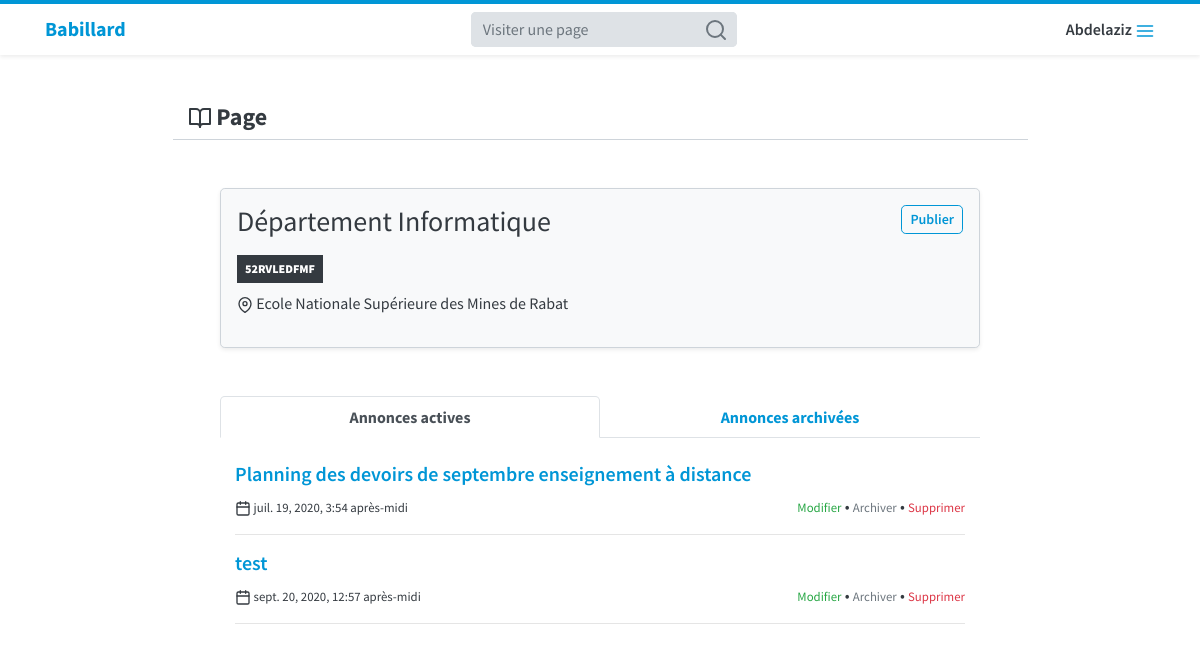
Before: /page/8/ (signed in) with the older database file.
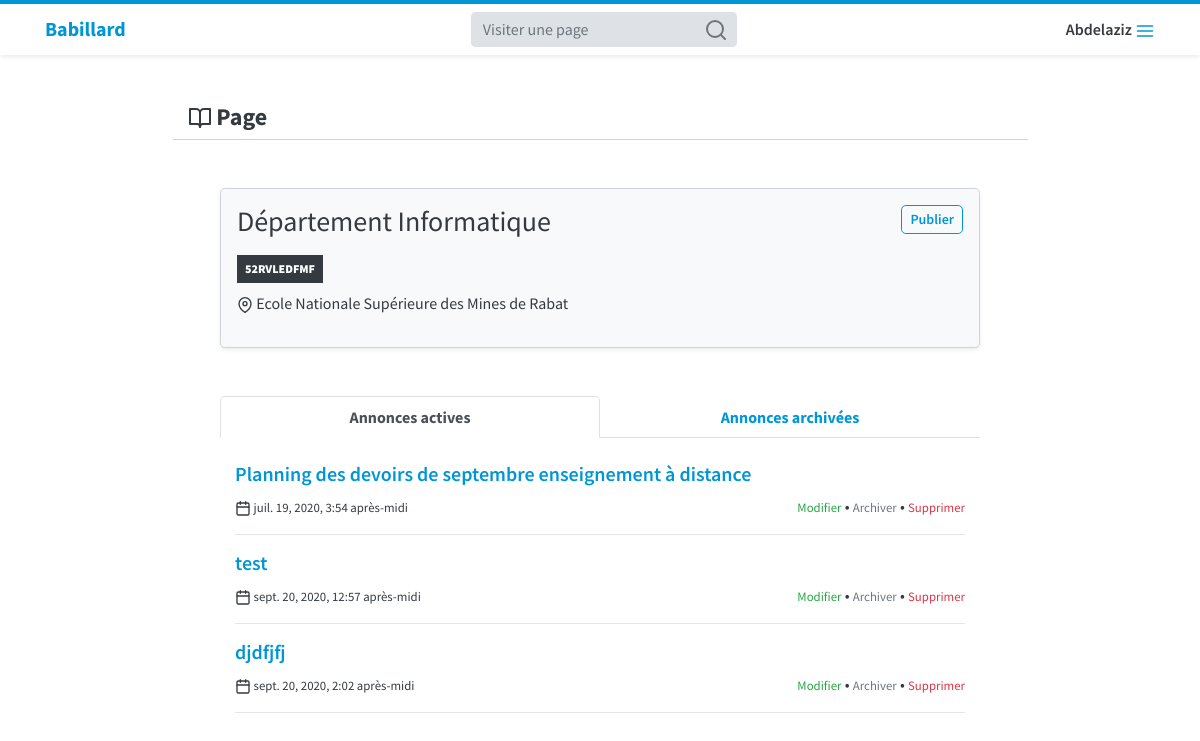
After: the same page with the newer database file.
### pages/models.py (models this page shows, shortened)
class Annonce(models.Model):
	title = models.CharField(max_length=255, verbose_name="Titre de l'annonce")
	content = models.TextField(verbose_name="Contenu")
	page = models.ForeignKey(Page, on_delete=models.CASCADE)
	date_posted = models.DateTimeField(auto_now_add=True)
	date_archive = models.DateTimeField(blank = True , null = True , verbose_name = "Date d'archivage (facultative)", help_text="Une annonce archivée ne sera plus visible que pour vous (dans l'archive de la page)")
	archive = models.BooleanField(default = False)

### pages/views.py (the view)
# urls.py: path('page/<int:page_id>/', pages_views.page, name='page'),
def page(request, page_id):
	page = Page.objects.get(id=page_id)
	if page.login_req and not request.user.is_authenticated:
		return redirect('login')
	if page.private and request.user not in page.members.all():
		raise PermissionDenied
	if page.user == request.user:
		template = "page_back.html"
	else:
		template = "page_front.html"
	return render(request, template, {'page': page})

### users/forms.py
class UpdateForm(forms.ModelForm):
	class Meta:
		model = User
		fields = ['username', 'first_name', 'last_name', 'email']

### users/views.py (called while the page is built)
def update_form(request):
	if request.user.is_authenticated:
		instance = request.user
		up_form = UpdateForm(instance = instance)
	else:
		up_form = UpdateForm()
	return {'up_form': up_form}

### templates/page_back.html (shortened to what this page needs)
{% extends 'home.html' %}
{% block main %}
	    <div class="row justify-content-center mt-5">
	      <div class="col-md-9 border-bottom">
	        <h4><strong> Page</strong></h4>
	      </div>
	    </div>
	    <div class="row justify-content-center py-5">
	    <div class="col-md-8 bg-light shadow-sm rounded p-3 border">
	    <div class="row">
	    <div class="col-md-9">
	      <p class="m-0"><h3 class="d-inline">{{page.name}}</h3>
	      </p>
	      <h3 class="badge badge-dark p-2 rounded-0"><strong>{{page.code}}</strong></h3>
	      {% if page.organisme %}
	      <p> {{page.organisme}}</p>
	      {% endif %}
	      </div>
	      <div class="col-md-3 text-right">
	      	{% if user.is_authenticated %}
	      	<a href="{% url 'create-annonce' page.id %}" class="btn btn-sm btn-outline-primary rounded">Publier</a>
	      	{% endif %}
	      </div>
	      </div>
	    </div>
		</div>
		<div class="row justify-content-center pb-5">
			<div class="col-md-8">
			<ul class="row nav nav-tabs" id="annonces" role="tablist">
			  <li class="col-6 px-0 nav-item text-center">
			    <a class="nav-link active" id="annonces-actives-tab" data-toggle="tab" href="#annonces-actives" role="tab" aria-controls="annonces-actives" aria-selected="true"><strong>Annonces actives</strong></a>
			  </li>
			  <li class="col-6 px-0 nav-item text-center">
			    <a class="nav-link" id="annonces-archives-tab" data-toggle="tab" href="#annonces-archives" role="tab" aria-controls="annonces-archives" aria-selected="false"><strong>Annonces archivées</strong></a>
			  </li>
			</ul>
			<div class="tab-content" id="myTabContent">
			  <div class="tab-pane pt-4 fade show active" id="annonces-actives" role="tabpanel" aria-labelledby="annonces-actives-tab">
			  	{% for ann in page.annonce_set.all %}
			  	{% if not ann.archive %}
			  	<a href="{% url 'annonce' ann.id %}"><h5 class="font-weight-bold">{{ann.title}}</h5></a>
			  	<p><small> {{ann.date_posted}}</small>
			  	<span class="float-right"><a href="{% url 'update-annonce' ann.id %}" class="text-success"><small>Modifier</small></a> • <a href="{% url 'archive-annonce' ann.id %}" class="text-muted"><small>Archiver</small></a> • <a type="button" data-toggle="modal" data-target="#delete-annonce-{{ann.id}}" class="text-danger"><small>Supprimer</small></a></span>
			  	</p>
			  	<hr>
			  	{% endif %}
			  	{% endfor %}
			  </div>
			</div>
			</div>
		</div>
{% endblock main %}

Changed rows visible on the page:
added Annonce: title "djdfjfj", date_posted "sept. 20, 2020, 2:02 après-midi"
